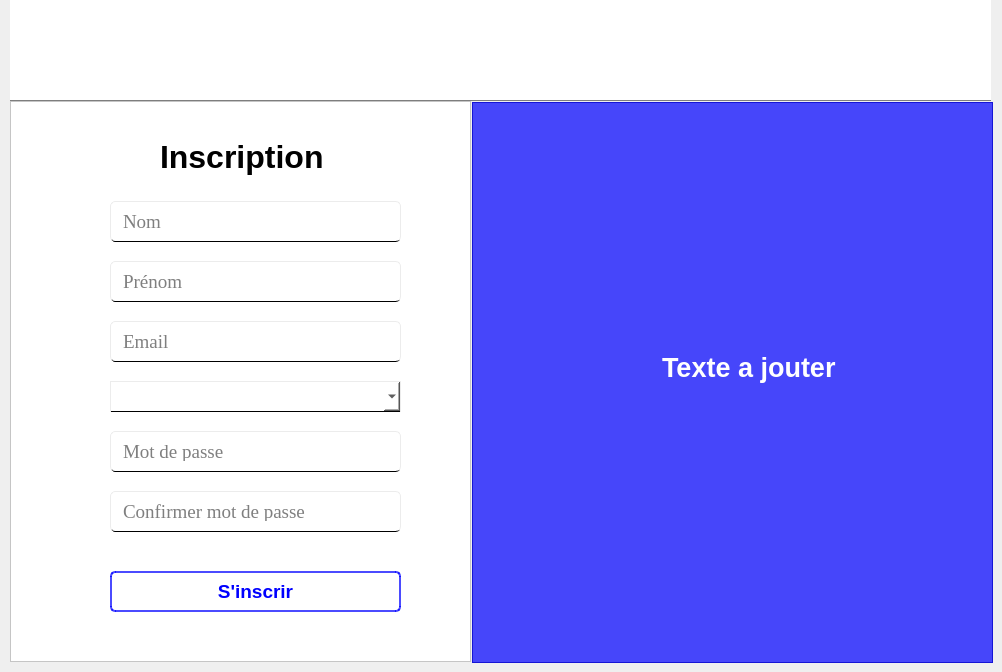
    <widget class="QWidget" name="page_subcription">
     <widget class="QFrame" name="frame_logo_2">
      <property name="geometry">
       <rect>
        <x>10</x>
        <y>0</y>
        <width>981</width>
        <height>101</height>
       </rect>
      </property>
      <property name="styleSheet">
       <string notr="true">QFrame#frame_logo_2{
background-color: rgb(255, 255, 255);
border: 1px solid rgb(126, 126, 126);
border-top: 0px;
border-left: 0px;
border-right: 0px;
}</string>
      </property>
      <property name="frameShape">
       <enum>QFrame::StyledPanel</enum>
      </property>
      <property name="frameShadow">
       <enum>QFrame::Raised</enum>
      </property>
      <widget class="QLabel" name="logo_app_2">
       <property name="geometry">
        <rect>
         <x>41</x>
         <y>14</y>
         <width>71</width>
         <height>71</height>
        </rect>
       </property>
       <property name="text">
        <string/>
       </property>
       <property name="pixmap">
        <pixmap>../../img/bulle-de-chat.png</pixmap>
       </property>
       <property name="scaledContents">
        <bool>true</bool>
       </property>
      </widget>
     </widget>
     <widget class="QFrame" name="frame_subcription_left">
      <property name="geometry">
       <rect>
        <x>10</x>
        <y>101</y>
        <width>461</width>
        <height>561</height>
       </rect>
      </property>
      <property name="maximumSize">
       <size>
        <width>468</width>
        <height>16777215</height>
       </size>
      </property>
      <property name="font">
       <font>
        <pointsize>5</pointsize>
       </font>
      </property>
      <property name="focusPolicy">
       <enum>Qt::NoFocus</enum>
      </property>
      <property name="toolTip">
       <string/>
      </property>
      <property name="styleSheet">
       <string notr="true">QFrame#frame_subcription_left{
background-color: rgb(255, 255, 255);
}

</string>
      </property>
      <property name="frameShape">
       <enum>QFrame::StyledPanel</enum>
      </property>
      <property name="frameShadow">
       <enum>QFrame::Raised</enum>
      </property>
      <widget class="QLabel" name="label_subcription">
       <property name="geometry">
        <rect>
         <x>150</x>
         <y>30</y>
         <width>171</width>
         <height>51</height>
        </rect>
       </property>
       <property name="font">
        <font>
         <family>Arial</family>
         <pointsize>24</pointsize>
         <weight>75</weight>
         <bold>true</bold>
        </font>
       </property>
       <property name="text">
        <string>Inscription</string>
       </property>
      </widget>
      <widget class="QLineEdit" name="enter_last_name">
       <property name="geometry">
        <rect>
         <x>100</x>
         <y>100</y>
         <width>291</width>
         <height>41</height>
        </rect>
       </property>
       <property name="font">
        <font>
         <family>Times New Roman</family>
         <pointsize>14</pointsize>
        </font>
       </property>
       <property name="styleSheet">
        <string notr="true">QLineEdit#enter_last_name{
padding: 10px;
border-top: 1px solid rgb(236, 236, 236);
border-left: 1px solid rgb(236, 236, 236);
border-right: 1px solid rgb(236, 236, 236);
border-bottom: 1px solid black;
border-radius: 5px;
}

QLineEdit#enter_last_name::hover {
border-bottom: 2px solid rgb(0, 0, 255);
}

</string>
       </property>
       <property name="placeholderText">
        <string>Nom</string>
       </property>
      </widget>
      <widget class="QLineEdit" name="enter_first_name">
       <property name="geometry">
        <rect>
         <x>100</x>
         <y>160</y>
         <width>291</width>
         <height>41</height>
        </rect>
       </property>
       <property name="font">
        <font>
         <family>Times New Roman</family>
         <pointsize>14</pointsize>
        </font>
       </property>
       <property name="styleSheet">
        <string notr="true">QLineEdit#enter_first_name{
padding: 10px;
border-top: 1px solid rgb(236, 236, 236);
border-left: 1px solid rgb(236, 236, 236);
border-right: 1px solid rgb(236, 236, 236);
border-bottom: 1px solid black;
border-radius: 5px;
}

QLineEdit#enter_first_name::hover {
border-bottom: 2px solid rgb(0, 0, 255);
}

</string>
       </property>
       <property name="placeholderText">
        <string>Prénom</string>
       </property>
      </widget>
      <widget class="QLineEdit" name="enter_email">
       <property name="geometry">
        <rect>
         <x>100</x>
         <y>220</y>
         <width>291</width>
         <height>41</height>
        </rect>
       </property>
       <property name="font">
        <font>
         <family>Times New Roman</family>
         <pointsize>14</pointsize>
        </font>
       </property>
       <property name="styleSheet">
        <string notr="true">QLineEdit#enter_email{
padding: 10px;
border-top: 1px solid rgb(236, 236, 236);
border-left: 1px solid rgb(236, 236, 236);
border-right: 1px solid rgb(236, 236, 236);
border-bottom: 1px solid black;
border-radius: 5px;
}

QLineEdit#enter_email::hover {
border-bottom: 2px solid rgb(0, 0, 255);
}

</string>
       </property>
       <property name="text">
        <string/>
       </property>
       <property name="placeholderText">
        <string>Email</string>
       </property>
       <property name="cursorMoveStyle">
        <enum>Qt::VisualMoveStyle</enum>
       </property>
      </widget>
      <widget class="QLineEdit" name="enter_password_1">
       <property name="geometry">
        <rect>
         <x>100</x>
         <y>330</y>
         <width>291</width>
         <height>41</height>
        </rect>
       </property>
       <property name="font">
        <font>
         <family>Times New Roman</family>
         <pointsize>14</pointsize>
        </font>
       </property>
       <property name="styleSheet">
        <string notr="true">QLineEdit#enter_password_1{
padding: 10px;
border-top: 1px solid rgb(236, 236, 236);
border-left: 1px solid rgb(236, 236, 236);
border-right: 1px solid rgb(236, 236, 236);
border-bottom: 1px solid black;
border-radius: 5px;
}

QLineEdit#enter_password_1::hover {
border-bottom: 2px solid rgb(0, 0, 255);
}

</string>
       </property>
       <property name="text">
        <string/>
       </property>
       <property name="placeholderText">
        <string>Mot de passe</string>
       </property>
       <property name="cursorMoveStyle">
        <enum>Qt::VisualMoveStyle</enum>
       </property>
      </widget>
      <widget class="QLineEdit" name="enter_password_2">
       <property name="geometry">
        <rect>
         <x>100</x>
         <y>390</y>
         <width>291</width>
         <height>41</height>
        </rect>
       </property>
       <property name="font">
        <font>
         <family>Times New Roman</family>
         <pointsize>14</pointsize>
        </font>
       </property>
       <property name="styleSheet">
        <string notr="true">QLineEdit#enter_password_2{
padding: 10px;
border-top: 1px solid rgb(236, 236, 236);
border-left: 1px solid rgb(236, 236, 236);
border-right: 1px solid rgb(236, 236, 236);
border-bottom: 1px solid black;
border-radius: 5px;
}

QLineEdit#enter_password_2::hover {
border-bottom: 2px solid rgb(0, 0, 255);
}

</string>
       </property>
       <property name="text">
        <string/>
       </property>
       <property name="placeholderText">
        <string>Confirmer mot de passe</string>
       </property>
       <property name="cursorMoveStyle">
        <enum>Qt::VisualMoveStyle</enum>
       </property>
      </widget>
      <widget class="QComboBox" name="choice_sex">
       <property name="geometry">
        <rect>
         <x>100</x>
         <y>280</y>
         <width>291</width>
         <height>31</height>
        </rect>
       </property>
       <property name="font">
        <font>
         <family>Times New Roman</family>
         <pointsize>14</pointsize>
        </font>
       </property>
       <property name="styleSheet">
        <string notr="true">QComboBox#choice_sex {
background-color: rgb(255, 255, 255);
border-top: 1px solid rgb(236, 236, 236);
border-left: 1px solid rgb(236, 236, 236);
border-right: 1px solid rgb(236, 236, 236);
border-bottom: 1px solid black;
}

QComboBox#choice_sex;;hover {
border-bottom: 1px solid rgb(0, 0, 255);

}</string>
       </property>
       <property name="editable">
        <bool>false</bool>
       </property>
       <property name="currentText">
        <string/>
       </property>
       <property name="maxVisibleItems">
        <number>13</number>
       </property>
       <property name="duplicatesEnabled">
        <bool>false</bool>
       </property>
      </widget>
      <widget class="QPushButton" name="bnt_subcription_2">
       <property name="geometry">
        <rect>
         <x>100</x>
         <y>470</y>
         <width>291</width>
         <height>41</height>
        </rect>
       </property>
       <property name="font">
        <font>
         <pointsize>14</pointsize>
         <weight>75</weight>
         <bold>true</bold>
        </font>
       </property>
       <property name="styleSheet">
        <string notr="true">QPushButton#bnt_subcription_2 {
background-color: rgb(255, 255, 255);
border: 2px solid rgb(0, 0, 255, 180);
border-radius: 5px;
color: rgb(0, 0, 255);
}

QPushButton#bnt_subcription_2::hover {
background-color: rgba(0, 0, 255, 180);
color: rgb(255, 255, 255);
} </string>
       </property>
       <property name="text">
        <string>S'inscrir</string>
       </property>
      </widget>
     </widget>
     <widget class="QFrame" name="frame_subcription_right">
      <property name="geometry">
       <rect>
        <x>472</x>
        <y>102</y>
        <width>521</width>
        <height>561</height>
       </rect>
      </property>
      <property name="styleSheet">
       <string notr="true">QFrame#frame_subcription_right{
background-color:rgba(0, 0, 255, 180);
}

</string>
      </property>
      <property name="frameShape">
       <enum>QFrame::StyledPanel</enum>
      </property>
      <property name="frameShadow">
       <enum>QFrame::Raised</enum>
      </property>
      <widget class="QLabel" name="label_motivation">
       <property name="geometry">
        <rect>
         <x>190</x>
         <y>240</y>
         <width>181</width>
         <height>51</height>
        </rect>
       </property>
       <property name="font">
        <font>
         <family>Arial</family>
         <pointsize>20</pointsize>
         <weight>75</weight>
         <bold>true</bold>
        </font>
       </property>
       <property name="styleSheet">
        <string notr="true">QLabel#label_motivation {
color: rgb(255, 255, 255);
}</string>
       </property>
       <property name="text">
        <string>Texte a jouter</string>
       </property>
      </widget>
     </widget>
    </widget>
